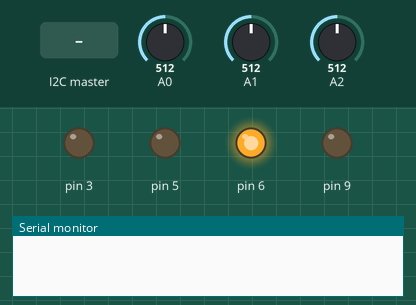
Recording of a sketch running on a simulated Arduino Uno, built with avr-gcc and run on an emulated ATmega328P. On the bench: output pins drawn as LEDs (lit = HIGH), the last lines printed to the serial monitor. The test bench sets the inputs (shaded band); at power-on: A2 = 512, A0 = 512, A1 = 512.

Above: at 1.2 s.
1.3 s: the I2C master sends the byte 1
At 1.9 s:
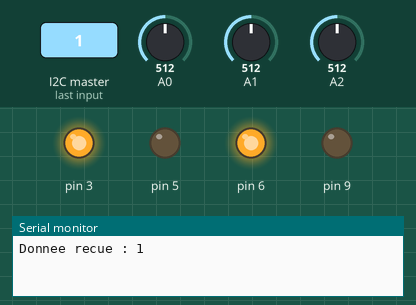
2.8 s: A2 set to 383
4.3 s: A2 set to 355
At 4.7 s:
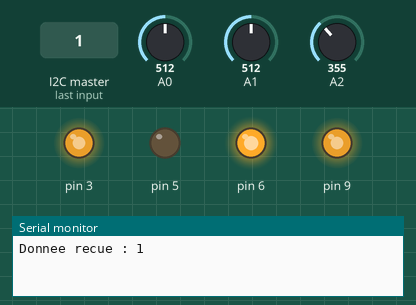
5.8 s: A2 set to 511
At 6.1 s:
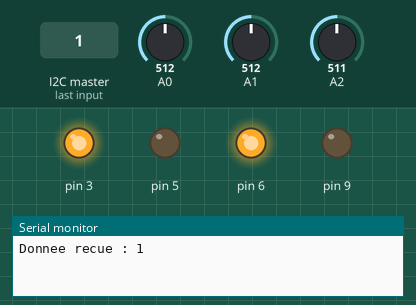
7.3 s: A2 set to 190
At 8.5 s:
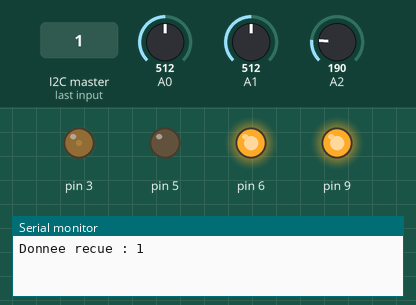
8.8 s: A2 set to 40
At 10.2 s:
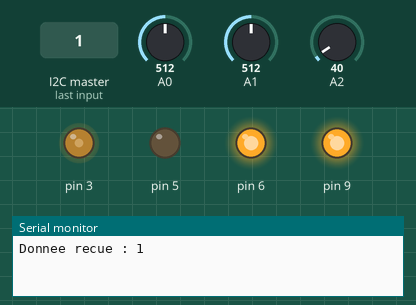
Timing chart, 0 to 11.3 s (numbered marks = the images above; inputs shaded):
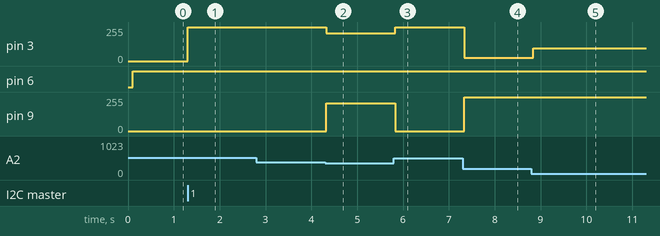

The sketch:

slave_code.ino
```cpp
#include <Wire.h>

#define SLAVE_ADDRESS 0x12

int dataReceived = 0;
bool irdetect = false;
int detect;
int envoi ;
int pass = 0;


double in_min = 0.55;
double in_max = 1;
double out_min = 0;
double out_max = 50;
double temp;
int lumi;


void setup() {
    Serial.begin(9600);
    Wire.begin(SLAVE_ADDRESS);
    Wire.onReceive(receiveData);
    Wire.onRequest(sendData);
    pinMode(3, OUTPUT);
    pinMode(9, OUTPUT);
    pinMode(5, OUTPUT);
    pinMode(6, OUTPUT);
    pinMode(7, INPUT);


}

void loop() {
    delay(100);

   temp = analogRead(0);

  temp = temp * 5/1024; // value to Volts
  //Serial.print(temp);
  //Serial.print(" V = ");
  temp = (temp - in_min) * (out_max - out_min) / (in_max - in_min) + out_min;
 // Serial.print(temp);
  //Serial.println(" ° ");

   lumi = analogRead(2);
  //Serial.println(lumi);
  lumi = map(lumi, 250,800,255,0);


 detect = analogRead(1);

 if( detect == LOW)
 {
  irdetect = true;
 }
 else
 {
  irdetect = false;
  pass = 0;
 }


  if(dataReceived ==0) // initialisation
  {
    digitalWrite(3, LOW);
    digitalWrite(9, LOW);
    digitalWrite(5, LOW);
     digitalWrite(6, HIGH);

  }

  if(lumi > 200) // vérification du capteur de luminosité
  {
    soleil();
  }

  if(lumi<200)
  {
    analogWrite(3, 0); //
    analogWrite(9, 0); //
    if(dataReceived ==1)
    {
      digitalWrite(3, HIGH); // led 1
    }
    if(dataReceived ==2)
    {
      digitalWrite(3, LOW); // led1
    }
    if(dataReceived ==3)
    {
      digitalWrite(9, HIGH); // led2
    }
    if(dataReceived ==4)
    {
      digitalWrite(9, LOW); //led2
    }

   }


    if(dataReceived ==5)
  {
    digitalWrite(5, HIGH); // door open

    digitalWrite(6, LOW); //
  }
  if(dataReceived ==6)
  {
     digitalWrite(6, HIGH);//door close
    digitalWrite(5, LOW);
  }
}

void receiveData(int byteCount){
    while(Wire.available()) {
        dataReceived = Wire.read();
        Serial.print("Donnee recue : ");
        Serial.println(dataReceived);
    }
}

void sendData(){
    //int envoi = dataReceived + 1;

    //envoi = 20;
    envoi = (int)temp;

    if((irdetect)&&(pass == 0))
    {
      irdetect=false;
      pass = 1;

      envoi = 200; // some one inside
    }
    Serial.print("envoi : ");
     Serial.println(envoi);
    Wire.write(envoi);

}

void soleil()
{
   analogWrite(3,lumi);
  analogWrite(9,lumi);

}
```

Measured:
- the behaviour switches between 369 and 368 on A2 (found by bisection; images 1 and 2)
- after the input at 1.3 s, pin 3: 0/255 → 255/255 at once
- after the input at 4.3 s, pin 3: 255/255 → 207/255 at once; pin 9: 0/255 → 207/255 at once
- after the input at 5.8 s, pin 3: 207/255 → 255/255 at once; pin 9: 207/255 → 0/255 at once
- after the input at 7.3 s, pin 3: 255/255 → 26/255 at once; pin 9: 0/255 → 255/255 at once
- after the input at 8.8 s, pin 3: 26/255 → 96/255 at once
